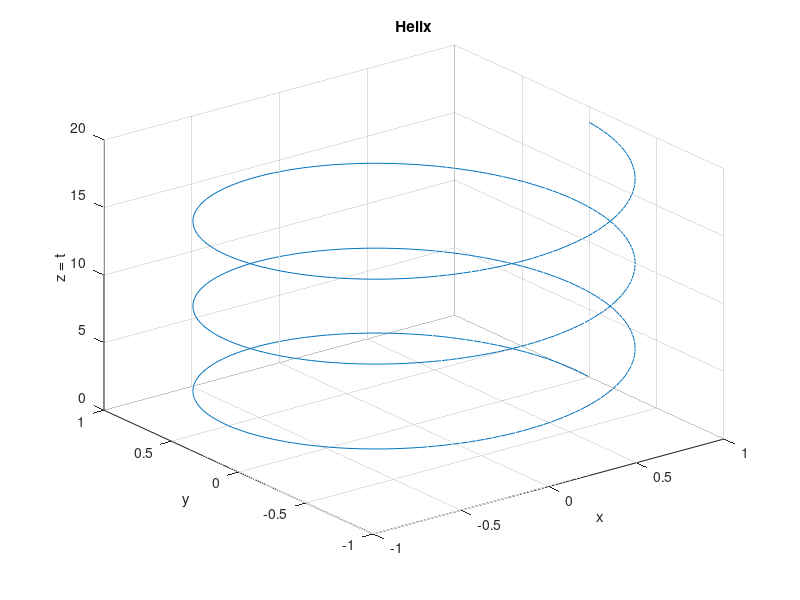

This figure's MATLAB source:
% sol0541_1.m - 5.4.1 연습문제 1
% 반지름 1, 높이가 t와 함께 증가하는 나선(helix)을 plot3로 그린다.

clear; clc; close all

t = linspace(0, 6*pi, 500);
x = cos(t);
y = sin(t);
z = t;

plot3(x, y, z)
grid on
xlabel("x"); ylabel("y"); zlabel("z = t")
title("Helix")
